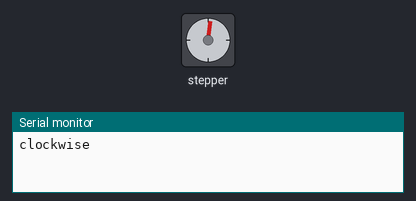
A sketch run on a simulated Arduino Uno, built with avr-gcc and run on an emulated ATmega328P. Shown: stepper motor, the last lines printed to the serial monitor. Stepper angles assume 300 steps per turn.

Above: at 0.15 s.
At 9.67 s:
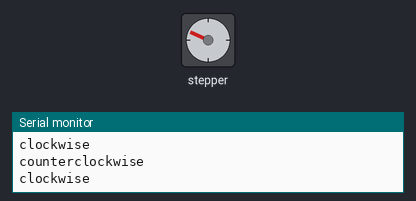
At 19.81 s:
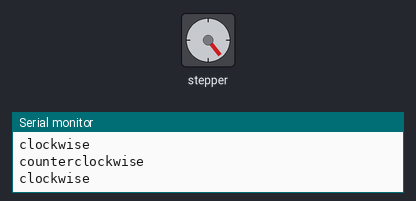
At 39.48 s:
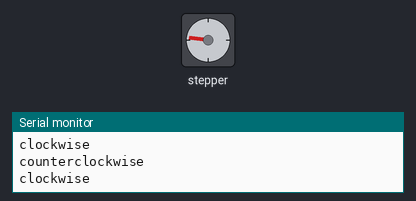
Timing chart, 0 to 40.0 s (numbered marks = the images above):
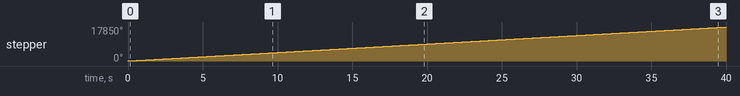

Measured:
- by itself, stepper: keeps turning clockwise at about 446°/s

The sketch:

Stepper_motor.ino
```cpp
#include <Stepper.h>

const int stepsPerRevolution = 300;  // change this to fit the number of steps per revolution
// for your motor

// initialize the stepper library on pins 8 through 11:
Stepper myStepper(stepsPerRevolution, 8, 9, 10, 11);

void setup() {
  // set the speed at 100 rpm:
  myStepper.setSpeed(75);
  // initialize the serial port:
  Serial.begin(9600);
}

void loop() {
  // step one revolution  in one direction:
  Serial.println("clockwise");
  myStepper.step(stepsPerRevolution);
  //delay(500);

  // step one revolution in the other direction:
  Serial.println("counterclockwise");
  //myStepper.step(-stepsPerRevolution);
  //delay(500);
}
```
